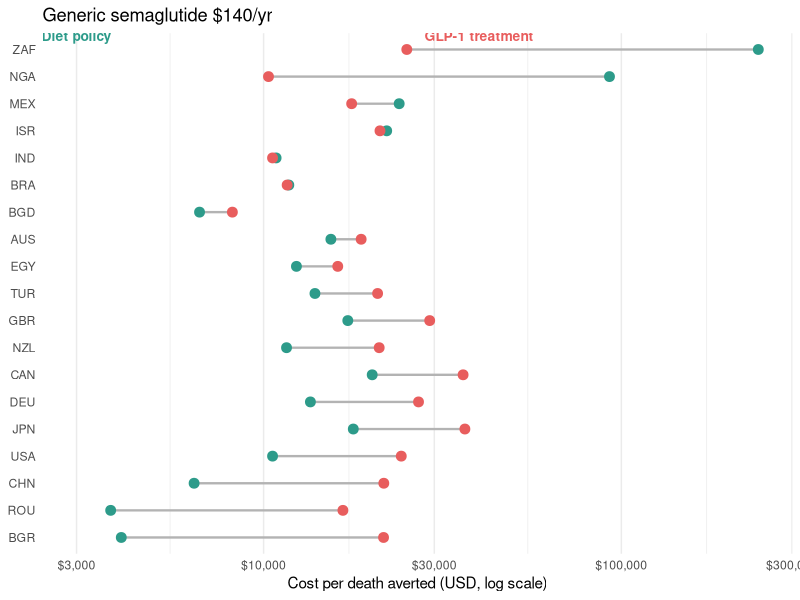
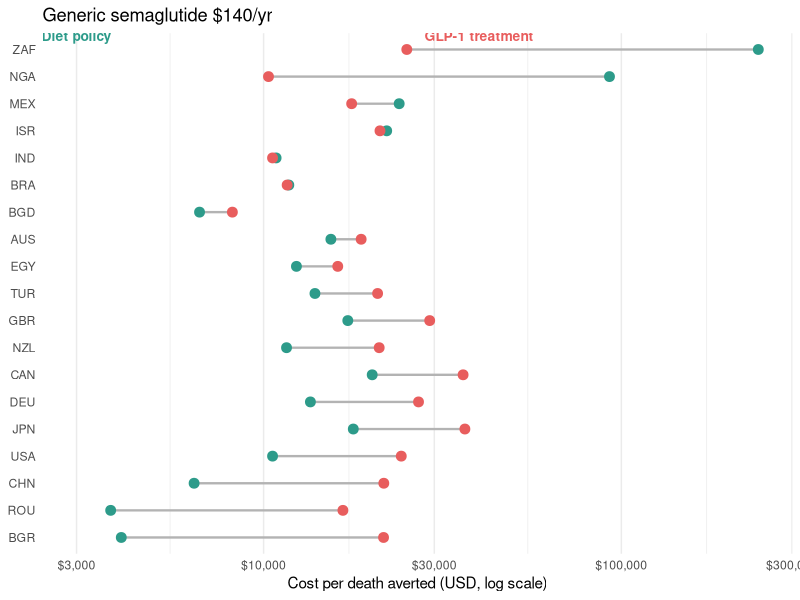
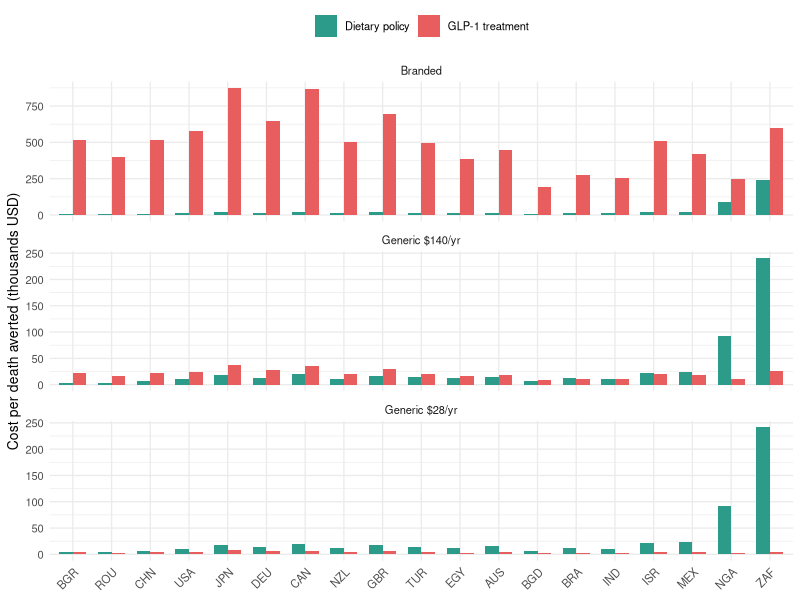
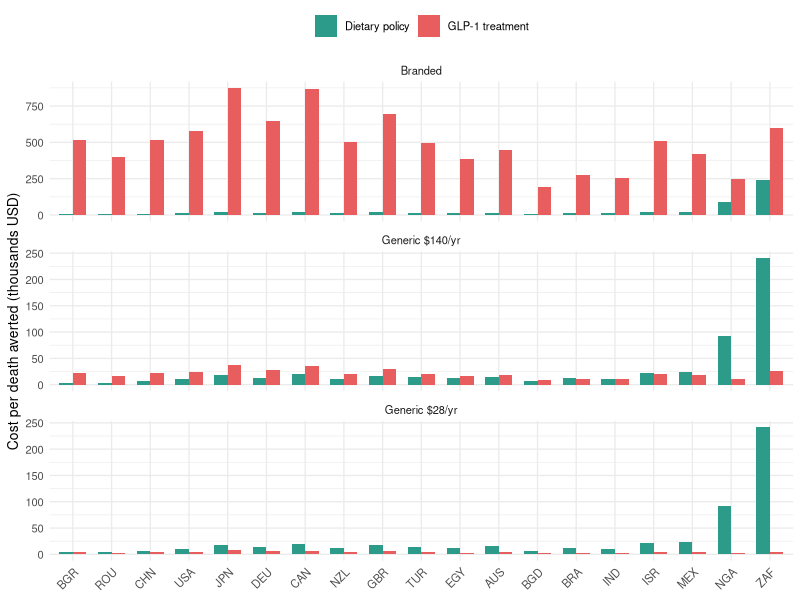
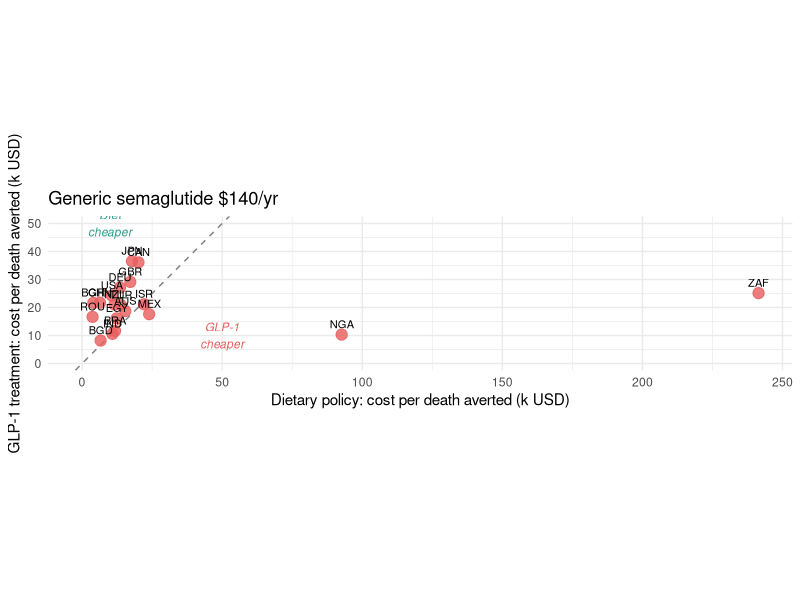
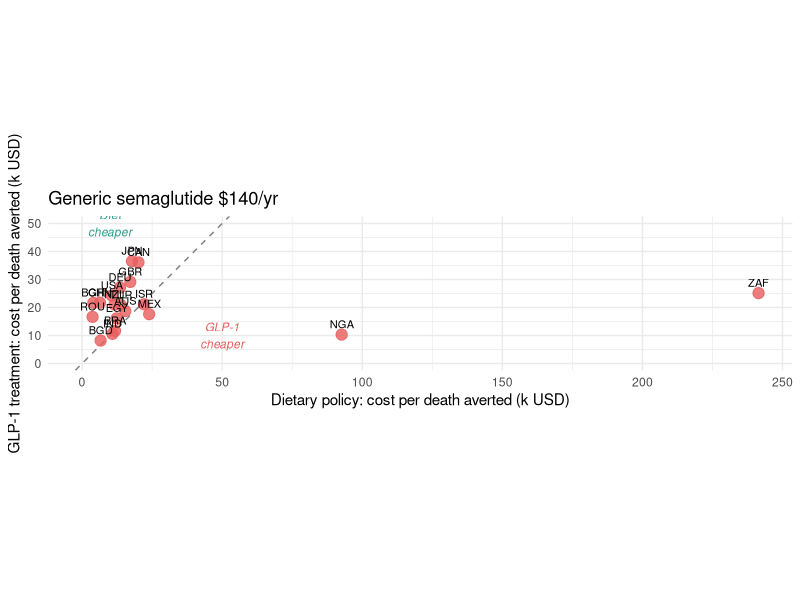
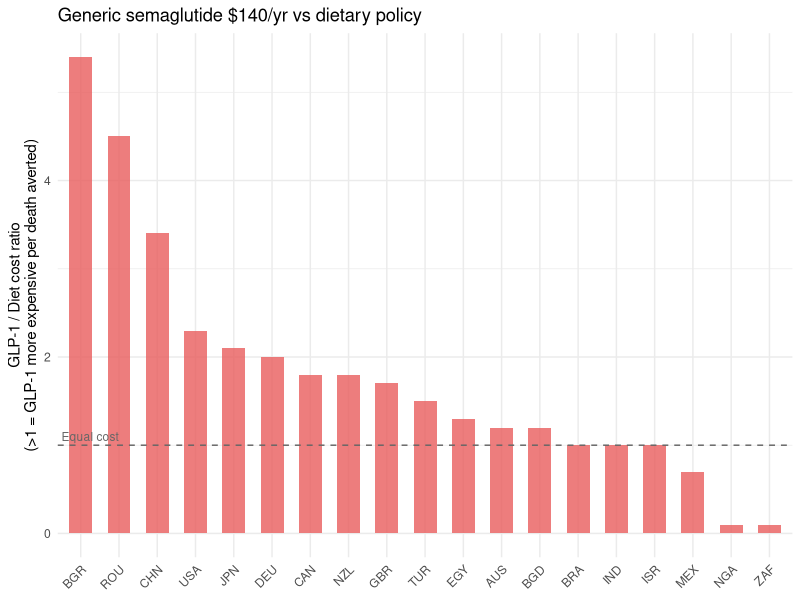
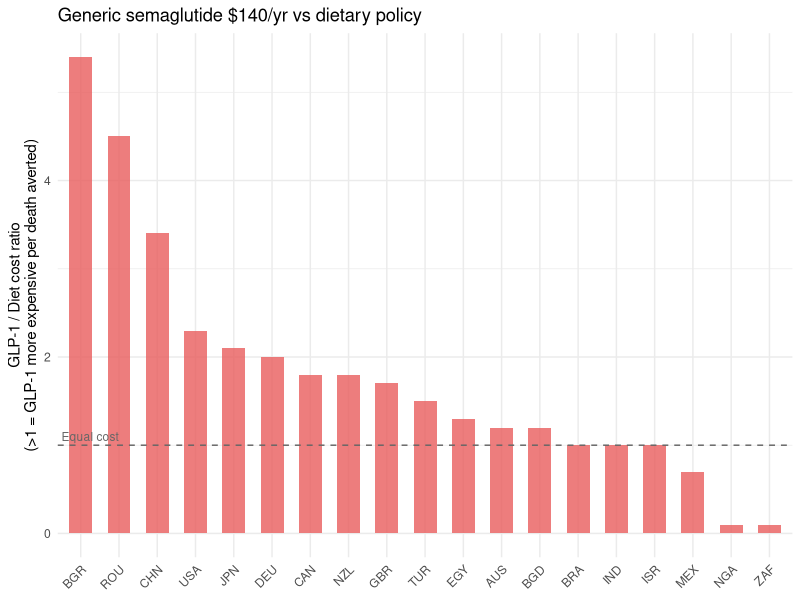

Generate these figures, in order, with R:
suppressMessages({library(ggplot2); library(dplyr); library(tidyr); library(scales)})

d <- read.csv("results/cost_for_plot.csv")

col_diet <- "#2d9b8a"
col_glp1 <- "#e85d5d"

ord <- d %>% filter(Price.scenario=="Generic $140/yr") %>%
  arrange(desc(Ratio.GLP.1.Diet)) %>% pull(Country)
d$Country <- factor(d$Country, levels=ord)

d_long <- d %>% filter(Price.scenario=="Generic $140/yr") %>%
  select(Country, GLP1=GLP.1.cost.death..USD., Diet=Diet.cost.death..USD.) %>%
  pivot_longer(-Country, names_to="Arm", values_to="Cost")

p_dumbbell <- d %>% filter(Price.scenario=="Generic $140/yr") %>%
  ggplot() +
  geom_segment(aes(x=Diet.cost.death..USD., xend=GLP.1.cost.death..USD.,
                   y=Country, yend=Country), colour="grey70", linewidth=0.8) +
  geom_point(aes(x=Diet.cost.death..USD., y=Country), colour=col_diet, size=3) +
  geom_point(aes(x=GLP.1.cost.death..USD., y=Country), colour=col_glp1, size=3) +
  scale_x_continuous(labels=dollar_format(), trans="log10") +
  labs(x="Cost per death averted (USD, log scale)", y=NULL,
       title="Generic semaglutide $140/yr") +
  annotate("text", x=3000, y=19.5, label="Diet policy", colour=col_diet, fontface="bold", size=3.5) +
  annotate("text", x=40000, y=19.5, label="GLP-1 treatment", colour=col_glp1, fontface="bold", size=3.5) +
  theme_minimal(base_size=11) +
  theme(panel.grid.major.y=element_blank())

ggsave("figures/cost_option_A_dumbbell.pdf", p_dumbbell, width=7, height=6, device=cairo_pdf)
ggsave("figures/cost_option_A_dumbbell.png", p_dumbbell, width=7, height=6, dpi=300)
cat("✓ Option A: dumbbell\n")

d_bar <- d %>%
  select(Country, Price.scenario, GLP1=GLP.1.cost.death..USD., Diet=Diet.cost.death..USD.) %>%
  pivot_longer(c(GLP1,Diet), names_to="Arm", values_to="Cost") %>%
  mutate(Arm = factor(Arm, c("Diet","GLP1"), c("Dietary policy","GLP-1 treatment")),
         Price.scenario = factor(Price.scenario,
           c("Branded","Generic $140/yr","Generic $28/yr")))

p_bar <- ggplot(d_bar, aes(x=Country, y=Cost/1000, fill=Arm)) +
  geom_col(position="dodge", width=0.7) +
  scale_fill_manual(values=c(col_diet, col_glp1)) +
  facet_wrap(~Price.scenario, ncol=1, scales="free_y") +
  labs(x=NULL, y="Cost per death averted (thousands USD)", fill=NULL) +
  theme_minimal(base_size=10) +
  theme(axis.text.x=element_text(angle=45, hjust=1),
        legend.position="top")

ggsave("figures/cost_option_B_bars.pdf", p_bar, width=10, height=10, device=cairo_pdf)
ggsave("figures/cost_option_B_bars.png", p_bar, width=10, height=10, dpi=300)
cat("✓ Option B: paired bars\n")

p_scatter <- d %>% filter(Price.scenario=="Generic $140/yr") %>%
  ggplot(aes(x=Diet.cost.death..USD./1000, y=GLP.1.cost.death..USD./1000)) +
  geom_abline(slope=1, intercept=0, linetype="dashed", colour="grey50") +
  geom_point(size=3.5, colour=col_glp1, alpha=0.8) +
  geom_text(aes(label=Country), vjust=-0.8, size=2.8) +
  scale_x_continuous(limits=c(0,NA)) +
  scale_y_continuous(limits=c(0,NA)) +
  labs(x="Dietary policy: cost per death averted (k USD)",
       y="GLP-1 treatment: cost per death averted (k USD)",
       title="Generic semaglutide $140/yr") +
  annotate("text", x=50, y=10, label="GLP-1\ncheaper", colour=col_glp1, size=3, fontface="italic") +
  annotate("text", x=10, y=50, label="Diet\ncheaper", colour=col_diet, size=3, fontface="italic") +
  theme_minimal(base_size=11) +
  coord_equal()

ggsave("figures/cost_option_C_scatter.pdf", p_scatter, width=7, height=7, device=cairo_pdf)
ggsave("figures/cost_option_C_scatter.png", p_scatter, width=7, height=7, dpi=300)
cat("✓ Option C: scatter\n")

p_ratio <- d %>% filter(Price.scenario=="Generic $140/yr") %>%
  mutate(ratio = Ratio.GLP.1.Diet) %>%
  ggplot(aes(x=Country, y=ratio)) +
  geom_col(fill=col_glp1, alpha=0.8, width=0.6) +
  geom_hline(yintercept=1, linetype="dashed", colour="grey40") +
  annotate("text", x=0.5, y=1.1, label="Equal cost", hjust=0, size=3, colour="grey40") +
  labs(x=NULL, y="GLP-1 / Diet cost ratio\n(>1 = GLP-1 more expensive per death averted)",
       title="Generic semaglutide $140/yr vs dietary policy") +
  theme_minimal(base_size=11) +
  theme(axis.text.x=element_text(angle=45, hjust=1))

ggsave("figures/cost_option_D_ratio.pdf", p_ratio, width=8, height=5, device=cairo_pdf)
ggsave("figures/cost_option_D_ratio.png", p_ratio, width=8, height=5, dpi=300)
cat("✓ Option D: ratio bars\n")

cat("\nAll done!\n")
